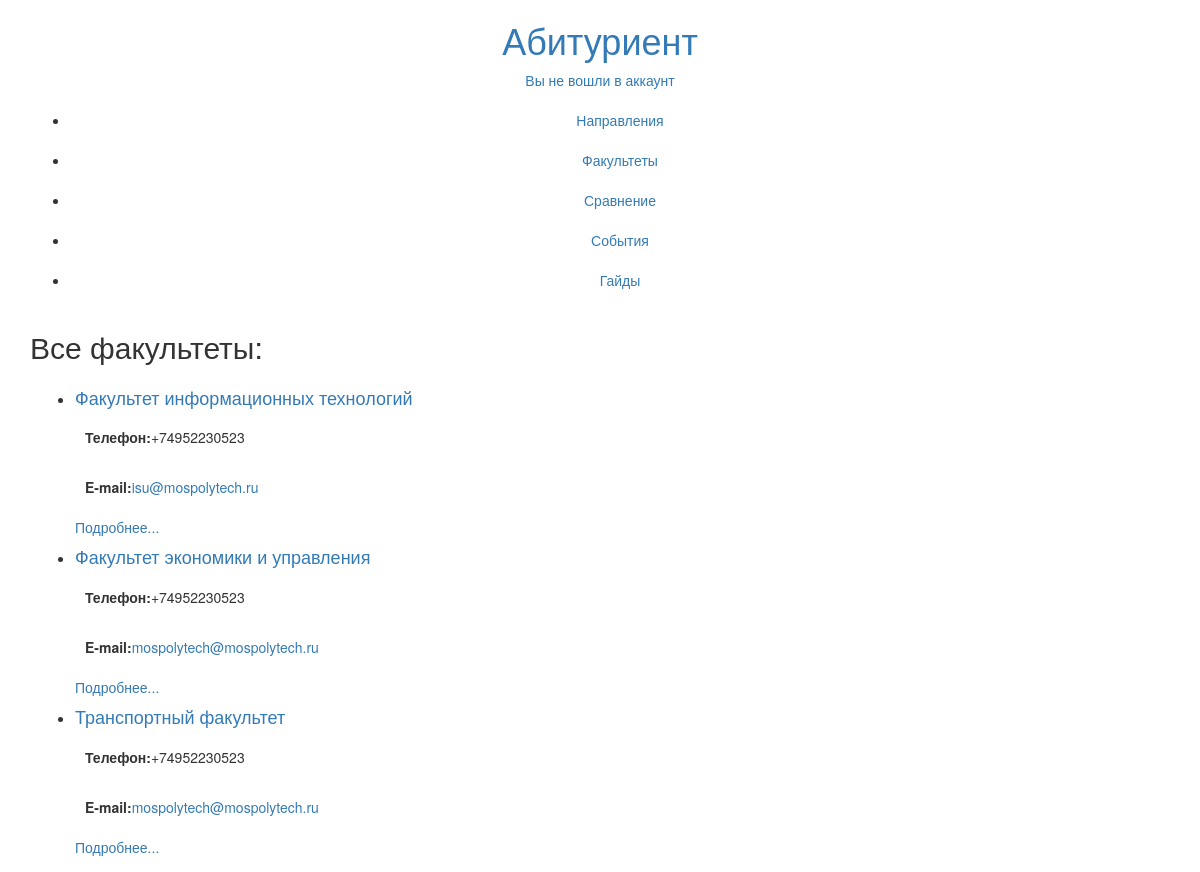
/facults, run on the app's committed database.
### catalog/models.py (models this page shows, shortened)
class Faculty(models.Model):
    name = models.CharField (max_length = 200, verbose_name = "Название факультета")
    description = models.TextField (max_length = 2000, verbose_name = "Описание")
    dean = models.ForeignKey ( Teacher, on_delete = models.SET_NULL, null = True)
    adres = models.CharField (max_length = 255, verbose_name = "Адрес")
    phone = models.CharField (max_length = 12, verbose_name = "Телефон")
    email = models.EmailField (max_length=255 )
    def getAbsoluteUrl(self):
        return reverse("faculty-details", args=[str(self.id)])

### catalog/views.py (the view)
class facultsList (generic.ListView):
    model = models.Faculty
    context_object_name = "facults_list"
    template_name = "facults-list.html"

### catalog/templates/facults-list.html (shortened to what this page needs)
{% extends "base-generic.html" %}
{% block content %}
<h2 class = "page-title">Все факультеты:</h2>
<section class = "main-content">
  {% if facults_list %}
  <ul>
    {% for faculty in facults_list %}
    <li>
      <h4 class = "block-title"><a href = {{faculty.getAbsoluteUrl}}>{{faculty.name}}</a></h4>
      <p><b>Телефон:</b>{{faculty.phone}}</p>
      <p><b>E-mail:</b><a href = "mailto:{{faculty.email}}">{{faculty.email}}</p>
      <a class = "button" href = "{{faculty.getAbsoluteUrl}}">Подробнее...</a>
    </li>
    {% endfor %}
  {% else %}
    <p>На данный момент в базе данных нет факультетов. (</p>
  {%endif%}
</section>
{% endblock %}

### catalog/templates/base-generic.html (style rules this page uses)
section { display: block; padding: 5px; }
section::after { background-color:black; border: black width: 100%; height: 2px; }
p { padding: 10px }

### data on the page
Faculty: name "Факультет информационных технологий", phone "+74952230523", email "isu@mospolytech.ru"
Faculty: name "Факультет экономики и управления", phone "+74952230523", email "mospolytech@mospolytech.ru"
Faculty: name "Транспортный факультет", phone "+74952230523", email "mospolytech@mospolytech.ru"
